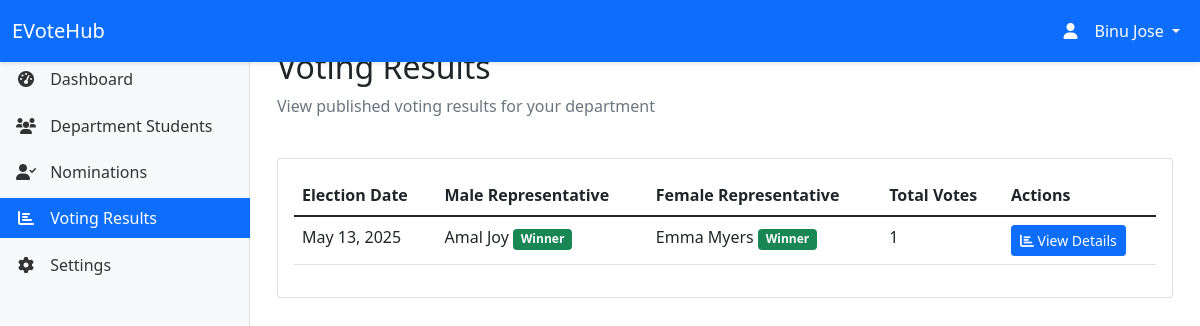
The app's page /hod/voting/results/ (signed in), older data.
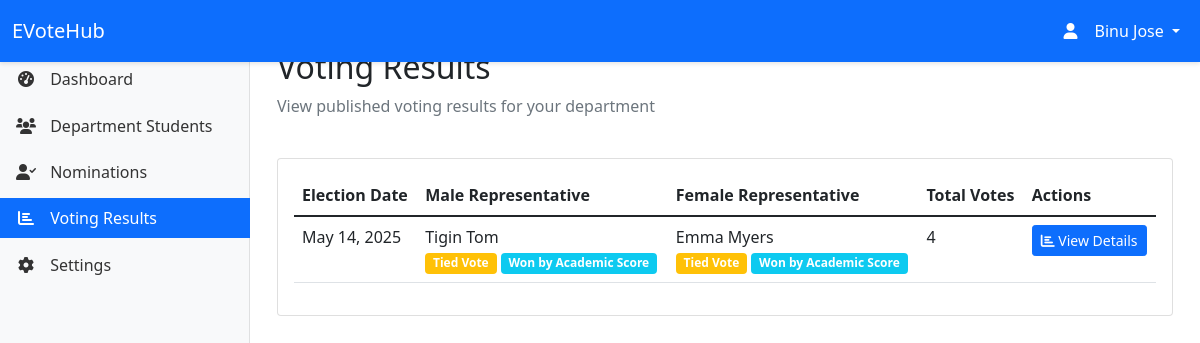
The same page, newer data.
### myapp/models.py (models this page shows, shortened)
class VotingSession(models.Model):
    STATUS_CHOICES = [
        ('scheduled', 'Scheduled'),
        ('active', 'Active'),
        ('completed', 'Completed'),
        ('verified', 'Verified'),
        ('published', 'Published'),
        ('cancelled', 'Cancelled')
    ]
    department = models.ForeignKey(Department, on_delete=models.CASCADE)
    start_date = models.DateTimeField()
    end_date = models.DateTimeField()
    status = models.CharField(max_length=20, choices=STATUS_CHOICES, default='scheduled')
    created_by = models.ForeignKey(Officer, on_delete=models.SET_NULL, null=True)
    created_at = models.DateTimeField(auto_now_add=True)
    updated_at = models.DateTimeField(auto_now=True)
    election_cycle = models.ForeignKey('self', on_delete=models.SET_NULL, null=True, blank=True, related_name='sessions')

class Candidate(models.Model):
    nomination = models.OneToOneField(ClassLeaderNomination, on_delete=models.CASCADE)
    voting_session = models.ForeignKey(VotingSession, on_delete=models.CASCADE)
    gender = models.CharField(max_length=10, choices=[('male', 'Male'), ('female', 'Female')])
    vote_count = models.IntegerField(default=0)

class ClassLeaderNomination(models.Model):
    student = models.ForeignKey(Student, on_delete=models.CASCADE)
    department = models.ForeignKey(Department, on_delete=models.CASCADE)
    nomination_text = models.TextField()
    marks = models.DecimalField(max_digits=4, decimal_places=2, default=0.00, help_text="CGPA on a scale of 10")
    achievements = models.TextField(blank=True, null=True)
    election_cycle = models.ForeignKey('VotingSession', on_delete=models.SET_NULL, null=True, blank=True, related_name='nominations', default=None)
    status = models.CharField(max_length=20, choices=[
        ('pending', 'Pending'),
        ('approved', 'Approved'),
        ('rejected', 'Rejected'),
        ('finalized', 'Finalized')
    ], default='pending')
    created_at = models.DateTimeField(auto_now_add=True)
    updated_at = models.DateTimeField(auto_now=True)
    reviewed_by = models.ForeignKey(HOD, on_delete=models.SET_NULL, null=True, blank=True)
    reviewed_at = models.DateTimeField(null=True, blank=True)
    feedback = models.TextField(blank=True, null=True)
    finalized_by = models.ForeignKey(Officer, on_delete=models.SET_NULL, null=True, blank=True)
    finalized_at = models.DateTimeField(null=True, blank=True)
    finalization_notes = models.TextField(blank=True, null=True)
    class Meta:
        ordering = ['-created_at']

class Student(models.Model):
    GENDER_CHOICES = [
        ('M', 'Male'),
        ('F', 'Female')
    ]
    user = models.OneToOneField(User, on_delete=models.CASCADE)
    student_id = models.CharField(max_length=20, unique=True)
    department = models.ForeignKey(Department, on_delete=models.CASCADE)
    gender = models.CharField(max_length=1, choices=GENDER_CHOICES, default='M')
    profile_picture = models.ImageField(upload_to='static/images/profiles/', null=True, blank=True)
    created_at = models.DateTimeField(auto_now_add=True)
    updated_at = models.DateTimeField(auto_now=True)

### myapp/views.py (the view)
# urls.py: path('hod/voting/results/', views.hod_voting_results, name='hod_voting_results'),
@login_required
def hod_voting_results(request):
    try:
        hod = request.user.hod
    except HOD.DoesNotExist:
        messages.error(request, 'Access denied. You are not authorized as a Head of Department.')
        return redirect('home')
    published_sessions = VotingSession.objects.filter(
        department=hod.department,
        status='published'
    ).order_by('-end_date')
    for session in published_sessions:
        session.total_votes = Vote.objects.filter(voting_session=session).count()
        male_candidates = list(Candidate.objects.filter(
            voting_session=session,
            gender='male'
        ).select_related('nomination__student__user', 'nomination'))
        for candidate in male_candidates:
            candidate.vote_count = Vote.objects.filter(
                voting_session=session,
                male_candidate=candidate
            ).count()
            candidate.marks = candidate.nomination.marks
        female_candidates = list(Candidate.objects.filter(
            voting_session=session,
            gender='female'
        ).select_related('nomination__student__user', 'nomination'))
        for candidate in female_candidates:
            candidate.vote_count = Vote.objects.filter(
                voting_session=session,
                female_candidate=candidate
            ).count()
            candidate.marks = candidate.nomination.marks
        if male_candidates:
            male_candidates.sort(key=lambda x: (-x.vote_count, -x.marks))
            session.male_winner = male_candidates[0]
            if len(male_candidates) > 1 and male_candidates[0].vote_count == male_candidates[1].vote_count:
                session.male_winner.tied = True
        if female_candidates:
            female_candidates.sort(key=lambda x: (-x.vote_count, -x.marks))
            session.female_winner = female_candidates[0]
            if len(female_candidates) > 1 and female_candidates[0].vote_count == female_candidates[1].vote_count:
                session.female_winner.tied = True
    context = {
        'published_sessions': published_sessions,
        'department': hod.department
    }
    return render(request, 'hod/voting_results.html', context)

### templates/hod/voting_results.html (shortened to what this page needs)
{% extends 'hod/base_hod.html' %}
{% block content %}
<div class="container-fluid">
    <div class="row mb-4">
        <div class="col-12">
            <h2>Voting Results</h2>
            <p class="text-muted">View published voting results for your department</p>
        </div>
    </div>
    <div class="card">
        <div class="card-body">
            {% if published_sessions %}
                <div class="table-responsive">
                    <table class="table table-hover">
                        <thead>
                            <tr>
                                <th>Election Date</th>
                                <th>Male Representative</th>
                                <th>Female Representative</th>
                                <th>Total Votes</th>
                                <th>Actions</th>
                            </tr>
                        </thead>
                        <tbody>
                            {% for session in published_sessions %}
                            <tr>
                                <td>{{ session.end_date|date:"M d, Y" }}</td>
                                <td>
                                    {% if session.male_winner %}
                                        {{ session.male_winner.nomination.student.user.get_full_name }}
                                        {% if session.male_winner.tied %}
                                            <div>
                                                <span class="badge bg-warning">Tied Vote</span>
                                                <span class="badge bg-info">Won by Academic Score</span>
                                            </div>
                                        {% else %}
                                            <span class="badge bg-success">Winner</span>
                                        {% endif %}
                                    {% else %}
                                        <span class="text-muted">No winner</span>
                                    {% endif %}
                                </td>
                                <td>
                                    {% if session.female_winner %}
                                        {{ session.female_winner.nomination.student.user.get_full_name }}
                                        {% if session.female_winner.tied %}
                                            <div>
                                                <span class="badge bg-warning">Tied Vote</span>
                                                <span class="badge bg-info">Won by Academic Score</span>
                                            </div>
                                        {% else %}
                                            <span class="badge bg-success">Winner</span>
                                        {% endif %}
                                    {% else %}
                                        <span class="text-muted">No winner</span>
                                    {% endif %}
                                </td>
                                <td>{{ session.total_votes }}</td>
                                <td>
                                    <a href="{% url 'hod_view_session_results' session.id %}" class="btn btn-sm btn-primary">
                                        <i class="fas fa-chart-bar"></i> View Details
                                    </a>
                                </td>
                            </tr>
                            {% endfor %}
                        </tbody>
                    </table>
                </div>
            {% else %}
                <div class="text-center py-4">
                    <i class="fas fa-chart-bar fa-3x text-muted mb-3"></i>
                    <h5>No Published Results</h5>
                    <p class="text-muted mb-0">There are no published voting results for your department yet.</p>
                </div>
            {% endif %}
        </div>
    </div>
</div>
{% endblock %}

Row changes from the older to the newer data that the page shows:
removed VotingSession: end_date "May 13, 2025", male_winner.nomination.student.user.get_full_name "Amal Joy", shows "Winner", female_winner.nomination.student.user.get_full_name "Emma Myers", total_votes "1"
added VotingSession: end_date "May 14, 2025", male_winner.nomination.student.user.get_full_name "Tigin Tom", shows "Tied Vote", female_winner.nomination.student.user.get_full_name "Emma Myers", shows "Won by Academic Score", total_votes "4"
